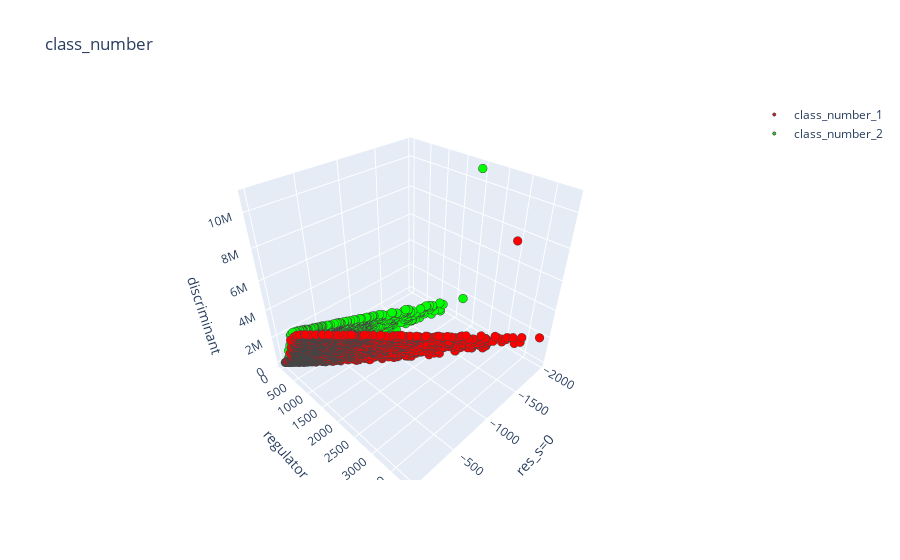

The notebook cell this image was saved under:
### Code cell
feature1 = 'res_s=0'
feature2 = 'regulator'
feature3 = 'discriminant'

dr1 = go.Scatter3d(
    x=plot_df_pd[plot_df_pd['class_number'] == 1][feature1],
    y=plot_df_pd[plot_df_pd['class_number'] == 1][feature2],
    z=plot_df_pd[plot_df_pd['class_number'] == 1][feature3],
    mode='markers',
    marker = dict(size=3,
                  color='rgb(255,0,0)',
                  line=dict(width=1)),
    name ='class_number_1'
)
dr2 = go.Scatter3d(
    x=plot_df_pd[plot_df_pd['class_number'] == 2][feature1],
    y=plot_df_pd[plot_df_pd['class_number'] == 2][feature2],
    z=plot_df_pd[plot_df_pd['class_number'] == 2][feature3],
    mode='markers',
    marker = dict(size=3,
                  color='rgb(0,255,0)',
                  line=dict(width=1)),
    name ='class_number_2'
)
data = [dr1, dr2]
layout = go.Layout(
    title='class_number',
    scene = dict(
        xaxis = dict(title=feature1),
        yaxis = dict(title=feature2),
        zaxis = dict(title=feature3),)
)
fig = go.Figure(data=data, layout=layout)
py.iplot(fig, filename='class_number')

### Figure 1 — Plotly figure (JSON) as saved in the notebook; plotly's stock layout.template omitted (floating-point values rounded to 4 significant figures; data arrays with more than 128 entries replaced by an {"elided": "..."} marker saying what was removed)
{"data": [{"marker": {"color": "rgb(255,0,0)", "line": {"width": 1}, "size": 3}, "mode": "markers", "name": "class_number_1", "type": "scatter3d", "x": {"elided": "2472 float values"}, "y": {"elided": "2472 float values"}, "z": {"elided": "2472 int values"}}, {"marker": {"color": "rgb(0,255,0)", "line": {"width": 1}, "size": 3}, "mode": "markers", "name": "class_number_2", "type": "scatter3d", "x": {"elided": "2528 float values"}, "y": {"elided": "2528 float values"}, "z": {"elided": "2528 int values"}}], "layout": {"scene": {"xaxis": {"title": {"text": "res_s=0"}}, "yaxis": {"title": {"text": "regulator"}}, "zaxis": {"title": {"text": "discriminant"}}}, "title": {"text": "class_number"}}}
